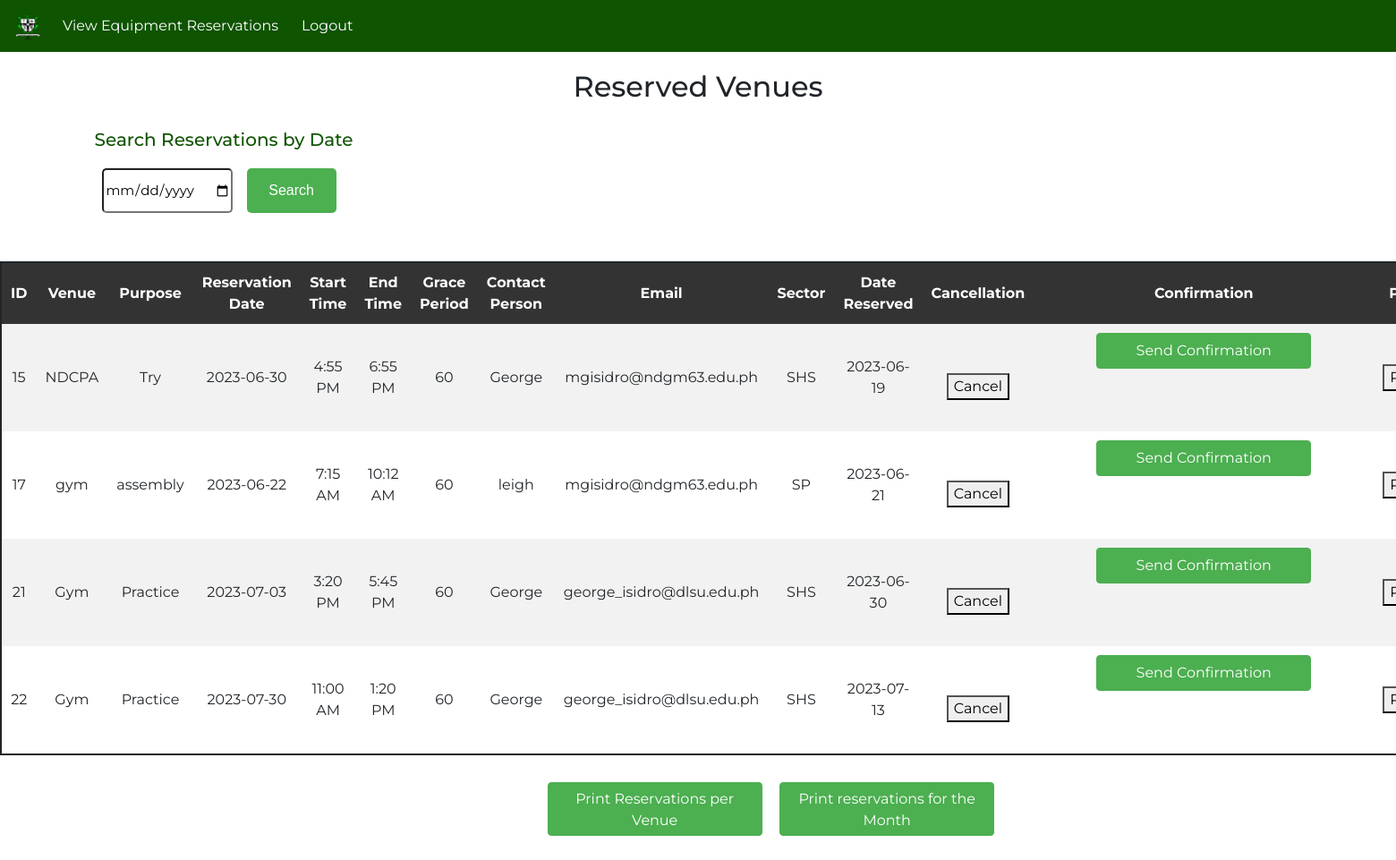
The app's page /view-database-final.php with its own data.
### tables this page shows
CREATE TABLE `reservations` (
  `id` int(11) NOT NULL,
  `venue_name` varchar(255) DEFAULT NULL,
  `purpose` varchar(255) DEFAULT NULL,
  `reservation_date` date DEFAULT NULL,
  `start_time` time DEFAULT NULL,
  `end_time` time DEFAULT NULL,
  `grace_period` int(11) DEFAULT NULL,
  `contact_person` varchar(255) DEFAULT NULL,
  `email` varchar(255) DEFAULT NULL,
  `sector` varchar(255) DEFAULT NULL,
  `date_reserved` date DEFAULT NULL
);

### view-database-final.php (the view, shortened to what this page needs)
<!DOCTYPE html>
<html>
<head>
  <link rel = "stylesheet" href="view-database-final.css">
  <link rel="stylesheet" href="https://maxcdn.bootstrapcdn.com/bootstrap/4.5.2/css/bootstrap.min.css">
</head>
<body>
  <nav class="navbar navbar-expand-lg navbar-#0F5401 bg-#0F5401">
      <a class="navbar-brand" href="#">
        <img src="notre-dame.png" width="30" height="30" alt="">
      </a>
      <div class="collapse navbar-collapse" id="navbarNav">
        <ul class="navbar-nav">
          <li class = "nav-item">
            <a class = "nav-link" href="view-reservations-final.php"> View Equipment Reservations</a>
          </li>
		  <li class = "nav-item">
            <a class = "nav-link" href="home.php"> Logout</a>
          </li>
        </ul>
      </div>
  </nav>
  <h2>Reserved Venues</h2>
  <div class = "main">
        <div class = "col-md-13">
    <h2 class = "header-2">Search Reservations by Date</h2>
    <form action="" class = "header-2"  method="post">
    <input type="date" name="search_date" required>
    <input type="submit" name="search_by_date" value="Search">
    </form>
    <?php
    $host = 'localhost';
    $db = 'databasendgm';
    $user = 'root';
    $password = '';
    try {
        $conn = new PDO("mysql:host=$host;dbname=$db", $user, $password);
        if (!isset($reservations)) {
            $stmt = $conn->query("SELECT * FROM reservations");
            $reservations = $stmt->fetchAll(PDO::FETCH_ASSOC);
        }
        if (!empty($reservations)) {
            echo '<h3 style="color: #ffffff;">Reservations</h3>';
            echo '<table style="border-radius: 10px;">';
            echo '<tr><th>ID</th><th>Venue</th><th>Purpose</th><th>Reservation Date</th><th>Start Time</th><th>End Time</th><th>Grace Period</th><th>Contact Person</th><th>Email</th><th>Sector</th><th>Date Reserved</th><th>Cancellation</th><th>Confirmation</th><th>Print</th></tr>';
		foreach ($reservations as $reservation) {
			echo '<tr>';
			echo '<td>' . $reservation['id'] . '</td>';
			echo '<td>' . $reservation['venue_name'] . '</td>';
			echo '<td>' . $reservation['purpose'] . '</td>';
			echo '<td>' . $reservation['reservation_date'] . '</td>';
			echo '<td>' . date('g:i A', strtotime($reservation['start_time'])) . '</td>';
			echo '<td>' . date('g:i A', strtotime($reservation['end_time'])) . '</td>';
			echo '<td>' . $reservation['grace_period'] . '</td>';
			echo '<td>' . $reservation['contact_person'] . '</td>';
			echo '<td>' . $reservation['email'] . '</td>';
			echo '<td>' . $reservation['sector'] . '</td>';
			echo '<td>' . $reservation['date_reserved'] . '</td>';
			echo '<td><form action="" method="post"><input type="hidden" name="cancel_reservation" value="' . $reservation['id'] . '"><button type="submit" onclick="return confirm(\'Are you sure you want to cancel this reservation?\')">Cancel</button></form></td>';
			echo '<td>';
			echo '<button id="sendConfirmationBtn' . $reservation['id'] . '" class="btn btn-primary" onclick="sendConfirmation(\'' . $reservation['email'] . '\', ' . $reservation['id'] . ')">';
			echo 'Send Confirmation';
			echo '</button>';
			echo '</td>';
			echo '<td><button onclick="printReservation(' . $reservation['id'] . ')">Print</button></td>';
			echo '</tr>';
		}
            echo '</table>';
        } else {
            echo '<p>No reservations found.</p>';
        }
    } catch (PDOException $e) {
        echo 'Error: ' . $e->getMessage();
    }
    ?>
  <a href = "" data-toggle="modal" data-target="#myModal"><button class="btn btn-secondary"> Print reservations for the Month</button></a>
  <a href = "" data-toggle="modal" data-target="#ModalmeDaddy"><button class="btn btn-success" type="print-reservations-venue.php">Print Reservations per Venue</button></a>
  </div>
</body>
</html>

### view-database-final.css (style rules this page uses)
.navbar { background-color: #0F5401; font-family: 'Montserrat'; }
.navbar-brand, .navbar-nav .nav-link { color: #ffffff !important; }
.navbar-brand { font-weight: bold; }
.navbar-nav .nav-link { margin-right: 10px; }
h2 { text-align: center; justify-content: center; position: relative; padding-top: 20px; font-family: 'Montserrat'; }
table { width: 90%; justify-content: center; align-items: center; border-collapse: collapse; margin-top: 20px; margin-left:auto; margin-right:auto; text-align: center; border: 2px solid; font-family: 'Montserrat'; }
th, td { padding: 10px; text-align: center; font-family: 'Montserrat'; }
th { background-color: #333333; color: #ffffff; }
tr:nth-child(even) { background-color: #f2f2f2; }
form { text-align: center; margin-top: 20px; }
input[type="submit"] { padding: 10px 20px; background-color: #4CAF50; color: #ffffff; border: none; cursor: pointer; transition: background-color 0.3s ease; font-family: Arial, sans-serif; font-size: 16px; border-radius: 4px; }
.header-2 { align-items: left; left: 0; top: 50; width: 500px; position: relative; font-family: 'Montserrat'; font-size: 20px; color: #0F5401; }
.header-2 input[type=date] { border-radius: 5px; width: 300x; height: 50px; font-size: 15px; left: -10px; align-items: center; position: relative; }
.header-2 input[type=submit] { border-radius: 5px; height: 50px; width: 100px; }
.btn-primary { width: 240px; height: 40px; background: #4CAF50 !important; margin: 60px; margin-top: 0px; font-family: 'Montserrat' !important; border-radius: 10px; color: white !important; border-color: #4CAF50 !important; }
.btn-secondary { width: 240px; height: 60px; background: #4CAF50 !important; margin: 60px; margin-top: 30px; align-items: right; position: relative; left: 52%; font-family: 'Montserrat' !important; border-radius: 10px; text-align: center; color: white !important; border-color: #4CAF50 !important; }
.btn-success { width: 240px; height: 60px; background: #4CAF50 !important; margin: 60px; margin-top: 30px; align-items: right; position: relative; left: 12%; font-family: 'Montserrat' !important; border-radius: 10px; text-align: center; color: white !important; border-color: #4CAF50 !important; }

### records on screen
reservations: id "15", venue_name "NDCPA", purpose "Try", reservation_date "2023-06-30", start_time "4:55 PM", end_time "6:55 PM", grace_period "60", contact_person "George", email "mgisidro@ndgm63.edu.ph", sector "SHS", date_reserved "2023-06-19"
reservations: id "17", venue_name "gym", purpose "assembly", reservation_date "2023-06-22", start_time "7:15 AM", end_time "10:12 AM", grace_period "60", contact_person "leigh", email "mgisidro@ndgm63.edu.ph", sector "SP", date_reserved "2023-06-21"
reservations: id "21", venue_name "Gym", purpose "Practice", reservation_date "2023-07-03", start_time "3:20 PM", end_time "5:45 PM", grace_period "60", contact_person "George", email "george_isidro@dlsu.edu.ph", sector "SHS", date_reserved "2023-06-30"
reservations: id "22", venue_name "Gym", purpose "Practice", reservation_date "2023-07-30", start_time "11:00 AM", end_time "1:20 PM", grace_period "60", contact_person "George", email "george_isidro@dlsu.edu.ph", sector "SHS", date_reserved "2023-07-13"
